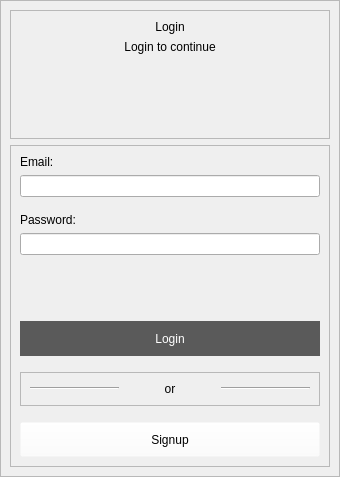
         <widget class="QWidget" name="login_page">
          <layout class="QVBoxLayout" name="verticalLayout_11">
           <property name="spacing">
            <number>0</number>
           </property>
           <property name="leftMargin">
            <number>0</number>
           </property>
           <property name="topMargin">
            <number>0</number>
           </property>
           <property name="rightMargin">
            <number>0</number>
           </property>
           <property name="bottomMargin">
            <number>0</number>
           </property>
           <item alignment="Qt::AlignTop">
            <widget class="QFrame" name="frame_9">
             <property name="sizePolicy">
              <sizepolicy hsizetype="Preferred" vsizetype="Expanding">
               <horstretch>0</horstretch>
               <verstretch>0</verstretch>
              </sizepolicy>
             </property>
             <property name="frameShape">
              <enum>QFrame::StyledPanel</enum>
             </property>
             <property name="frameShadow">
              <enum>QFrame::Raised</enum>
             </property>
             <layout class="QVBoxLayout" name="verticalLayout_15">
              <item alignment="Qt::AlignTop">
               <widget class="QFrame" name="frame_10">
                <property name="frameShape">
                 <enum>QFrame::StyledPanel</enum>
                </property>
                <property name="frameShadow">
                 <enum>QFrame::Raised</enum>
                </property>
                <layout class="QVBoxLayout" name="verticalLayout_12">
                 <item>
                  <widget class="QLabel" name="label_welcome_2">
                   <property name="sizePolicy">
                    <sizepolicy hsizetype="Preferred" vsizetype="Maximum">
                     <horstretch>0</horstretch>
                     <verstretch>0</verstretch>
                    </sizepolicy>
                   </property>
                   <property name="styleSheet">
                    <string notr="true">font: 36pt &quot;MS Shell Dlg 2&quot;;</string>
                   </property>
                   <property name="text">
                    <string>Login</string>
                   </property>
                   <property name="alignment">
                    <set>Qt::AlignCenter</set>
                   </property>
                  </widget>
                 </item>
                 <item>
                  <widget class="QLabel" name="label_2">
                   <property name="sizePolicy">
                    <sizepolicy hsizetype="Preferred" vsizetype="Maximum">
                     <horstretch>0</horstretch>
                     <verstretch>0</verstretch>
                    </sizepolicy>
                   </property>
                   <property name="styleSheet">
                    <string notr="true">font: 12pt &quot;MS Shell Dlg 2&quot;;</string>
                   </property>
                   <property name="text">
                    <string>Login to continue</string>
                   </property>
                   <property name="alignment">
                    <set>Qt::AlignCenter</set>
                   </property>
                  </widget>
                 </item>
                 <item>
                  <spacer name="verticalSpacer_4">
                   <property name="orientation">
                    <enum>Qt::Vertical</enum>
                   </property>
                   <property name="sizeType">
                    <enum>QSizePolicy::Maximum</enum>
                   </property>
                   <property name="sizeHint" stdset="0">
                    <size>
                     <width>20</width>
                     <height>75</height>
                    </size>
                   </property>
                  </spacer>
                 </item>
                </layout>
               </widget>
              </item>
              <item alignment="Qt::AlignHCenter|Qt::AlignVCenter">
               <widget class="QFrame" name="frame_11">
                <property name="frameShape">
                 <enum>QFrame::StyledPanel</enum>
                </property>
                <property name="frameShadow">
                 <enum>QFrame::Raised</enum>
                </property>
                <layout class="QVBoxLayout" name="verticalLayout_14">
                 <item>
                  <widget class="QLabel" name="label_3">
                   <property name="styleSheet">
                    <string notr="true">font: 12pt &quot;MS Shell Dlg 2&quot;;</string>
                   </property>
                   <property name="text">
                    <string>Email:</string>
                   </property>
                  </widget>
                 </item>
                 <item>
                  <widget class="QLineEdit" name="lineEdit_login_login"/>
                 </item>
                 <item>
                  <spacer name="verticalSpacer_7">
                   <property name="orientation">
                    <enum>Qt::Vertical</enum>
                   </property>
                   <property name="sizeHint" stdset="0">
                    <size>
                     <width>20</width>
                     <height>10</height>
                    </size>
                   </property>
                  </spacer>
                 </item>
                 <item>
                  <widget class="QLabel" name="label_4">
                   <property name="styleSheet">
                    <string notr="true">font: 12pt &quot;MS Shell Dlg 2&quot;;</string>
                   </property>
                   <property name="text">
                    <string>Password:</string>
                   </property>
                  </widget>
                 </item>
                 <item>
                  <widget class="QLineEdit" name="lineEdit_password_login"/>
                 </item>
                 <item>
                  <widget class="QLabel" name="label_Error_login">
                   <property name="styleSheet">
                    <string notr="true">font: 10pt &quot;MS Shell Dlg 2&quot;;
color: rgb(255, 0, 0);</string>
                   </property>
                   <property name="text">
                    <string/>
                   </property>
                  </widget>
                 </item>
                 <item>
                  <spacer name="verticalSpacer_8">
                   <property name="orientation">
                    <enum>Qt::Vertical</enum>
                   </property>
                   <property name="sizeHint" stdset="0">
                    <size>
                     <width>20</width>
                     <height>40</height>
                    </size>
                   </property>
                  </spacer>
                 </item>
                 <item>
                  <widget class="QPushButton" name="pushButton_login_3">
                   <property name="sizePolicy">
                    <sizepolicy hsizetype="Preferred" vsizetype="Preferred">
                     <horstretch>0</horstretch>
                     <verstretch>0</verstretch>
                    </sizepolicy>
                   </property>
                   <property name="minimumSize">
                    <size>
                     <width>300</width>
                     <height>35</height>
                    </size>
                   </property>
                   <property name="maximumSize">
                    <size>
                     <width>300</width>
                     <height>16777215</height>
                    </size>
                   </property>
                   <property name="styleSheet">
                    <string notr="true">border-radius: 20px;
font: 12pt &quot;MS Shell Dlg 2&quot;;
background-color: rgb(90, 90, 90);
color: rgb(255, 255, 255);</string>
                   </property>
                   <property name="text">
                    <string>Login</string>
                   </property>
                  </widget>
                 </item>
                 <item>
                  <spacer name="verticalSpacer_6">
                   <property name="orientation">
                    <enum>Qt::Vertical</enum>
                   </property>
                   <property name="sizeHint" stdset="0">
                    <size>
                     <width>20</width>
                     <height>10</height>
                    </size>
                   </property>
                  </spacer>
                 </item>
                 <item>
                  <widget class="QFrame" name="frame_12">
                   <property name="frameShape">
                    <enum>QFrame::StyledPanel</enum>
                   </property>
                   <property name="frameShadow">
                    <enum>QFrame::Raised</enum>
                   </property>
                   <layout class="QHBoxLayout" name="horizontalLayout_7">
                    <item>
                     <widget class="Line" name="line">
                      <property name="orientation">
                       <enum>Qt::Horizontal</enum>
                      </property>
                     </widget>
                    </item>
                    <item>
                     <widget class="QLabel" name="label_5">
                      <property name="styleSheet">
                       <string notr="true">font: 75 10pt &quot;MS Shell Dlg 2&quot;;</string>
                      </property>
                      <property name="text">
                       <string>or</string>
                      </property>
                      <property name="alignment">
                       <set>Qt::AlignCenter</set>
                      </property>
                     </widget>
                    </item>
                    <item>
                     <widget class="Line" name="line_2">
                      <property name="orientation">
                       <enum>Qt::Horizontal</enum>
                      </property>
                     </widget>
                    </item>
                   </layout>
                  </widget>
                 </item>
                 <item>
                  <spacer name="verticalSpacer_9">
                   <property name="orientation">
                    <enum>Qt::Vertical</enum>
                   </property>
                   <property name="sizeHint" stdset="0">
                    <size>
                     <width>20</width>
                     <height>10</height>
                    </size>
                   </property>
                  </spacer>
                 </item>
                 <item>
                  <widget class="QPushButton" name="pushButton_signup_3">
                   <property name="sizePolicy">
                    <sizepolicy hsizetype="Preferred" vsizetype="Preferred">
                     <horstretch>0</horstretch>
                     <verstretch>0</verstretch>
                    </sizepolicy>
                   </property>
                   <property name="minimumSize">
                    <size>
                     <width>300</width>
                     <height>35</height>
                    </size>
                   </property>
                   <property name="maximumSize">
                    <size>
                     <width>300</width>
                     <height>16777215</height>
                    </size>
                   </property>
                   <property name="styleSheet">
                    <string notr="true">background-color: rgba(255, 255, 255, 0);
color: rgb(0, 0, 0);
font: 12pt &quot;MS Shell Dlg 2&quot;;
background-color: rgba(255, 255, 255, 0);</string>
                   </property>
                   <property name="text">
                    <string>Signup</string>
                   </property>
                  </widget>
                 </item>
                </layout>
               </widget>
              </item>
             </layout>
            </widget>
           </item>
          </layout>
         </widget>
